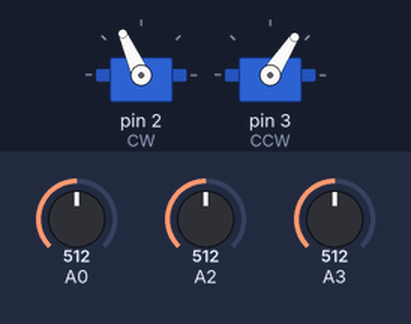
A sketch run on a simulated Arduino Uno, built with avr-gcc and run on an emulated ATmega328P. Shown: 2 × servo. The inputs (shaded band) are chosen by the test bench; at power-on: A0 = 512, A2 = 512, A3 = 512. What the sketch prints to the serial monitor is not drawn.

Above: at 0.3 s.
Timing chart, 0 to 1.8 s (numbered marks = the images above):
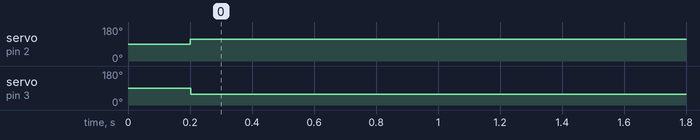

The sketch:

TestThrust.ino
```cpp
/*
        Arduino Brushless Motor Control
     by Dejan, https://howtomechatronics.com
*/

#include <Servo.h>

Servo CW, CCW;     // create servo object to control the ESC

int percentCW;
int percentCCW;
int power;  // value from the analog pin

void setup() {
  Serial.begin(115200);
  // Attach the ESC on pin 9
  CW.attach(2,1000,2000); //CW (pin, min pulse width, max pulse width in microseconds)
  CCW.attach(3,1000,2000); //CCW
}

void loop() {
  delay(200);
  percentCW = analogRead(A0);
  percentCCW = analogRead(A2);
  power = analogRead(A3);


  //ESC:90° is off, 0° is full CCW, 180° is full CW)

  //power = map(power, 0, 1023, 0, 180);   // scale it to use it with the servo library (value between 0 and 180)
  power = map(power, 0, 1023, 100, -100);
  power=37;
  percentCW=75;
  percentCCW=100;
  //percentCW = map(percentCW, 0, 1023, 100, 0);
  //percentCCW = map(percentCCW, 0, 1023, 0, 100);


  Serial.print("%Power: ");
  Serial.print(power);
  Serial.print("%CW: ");
  Serial.print(percentCW);
  Serial.print(" %CCW");
  Serial.println(percentCCW);

  //Serial.print("CW: ");
  //Serial.print(power*(percentCW/100.0));
  //Serial.print(" CCW: ");
  //Serial.println(-power*(percentCCW/100.0));

  //Serial.print("CW: ");
  //Serial.print(map(power*(percentCW/100.0),-100, 100, 1000, 2000));
  //Serial.print(" CCW: ");
  //Serial.println(map(power*(percentCCW/100.0),-100, 100, 1000, 2000));

  //de -100 = CCW, 0 = 0, 100 = CW
  //1000 = CCW, 1500 = 0, 2000=CW

  CW.writeMicroseconds(map(power*(percentCW/100.0),-100, 100, 1000, 2000));    // Send the signal to the ESC
  CCW.writeMicroseconds(map(-power*(percentCCW/100.0),-100, 100, 1000, 2000));
}
```

Measured:
- by itself, servo on pin 2 (CW): 90° → 114° at 0.20 s
- by itself, servo on pin 3 (CCW): 90° → 57° at 0.20 s
